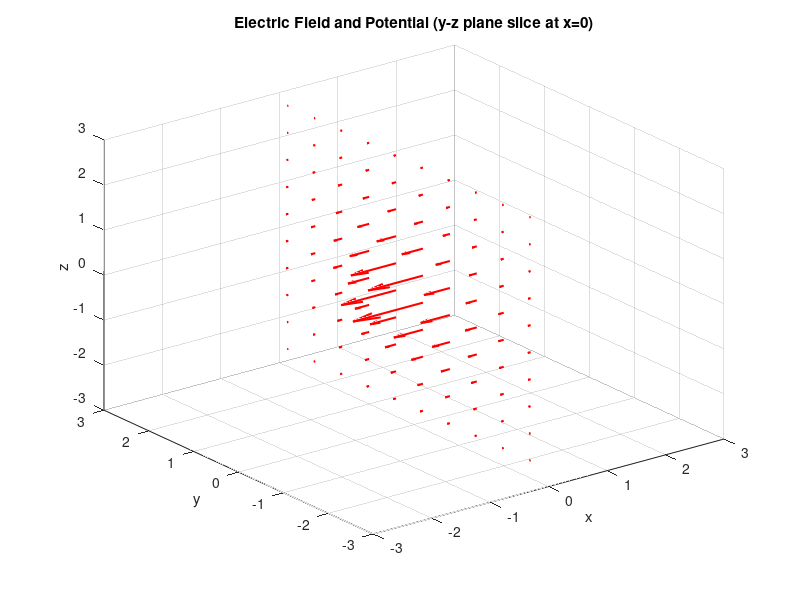
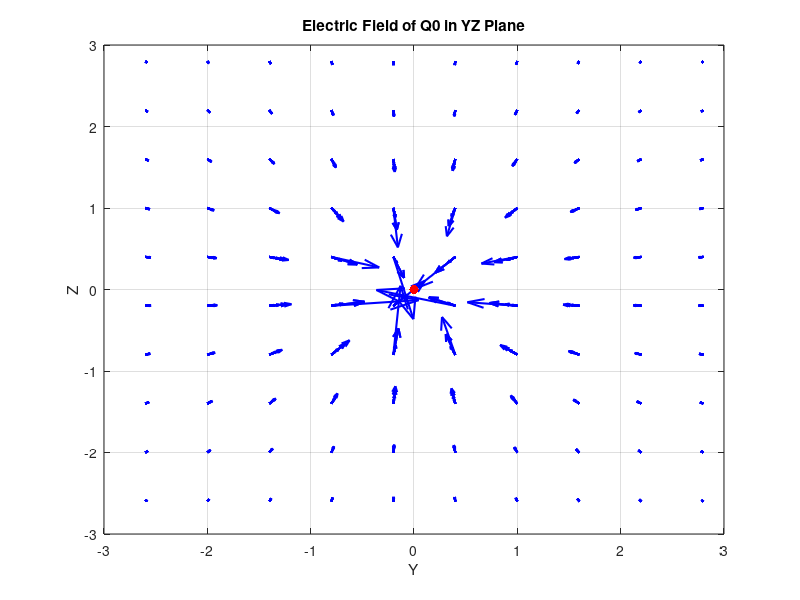
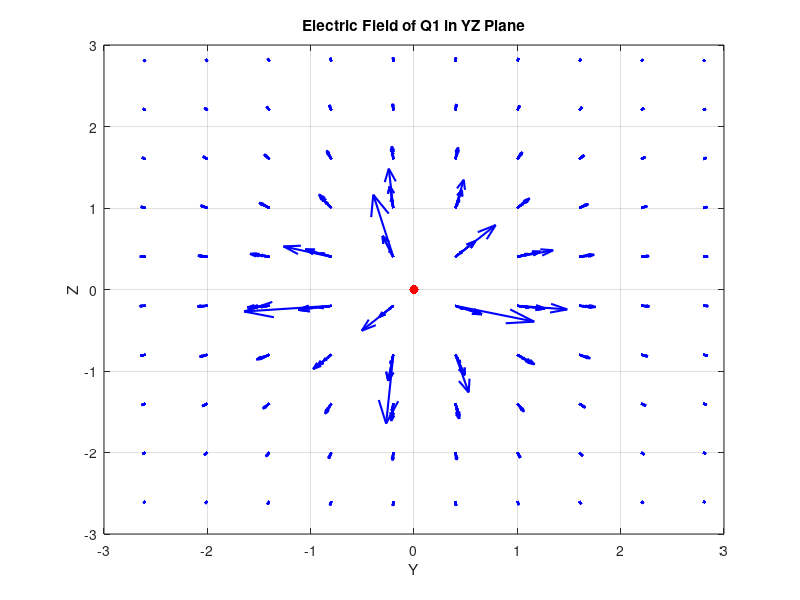

These figures' MATLAB source, in order:
% Define physical constants and charge parameters
Q0 = -1;                              % Charge magnitude (-1 C)
Q1 = 1;                               % Charge magnitude (1 C)
epsilon0 = 8.85e-12;                  % Permittivity of free space (F/m)
k0 = Q0 / (4 * pi * epsilon0);        % Coulomb's constant times charge
k1 = Q1 / (4 * pi * epsilon0);        % Coulomb's constant times charge

% Charge positions
x0 = -1;  y0 = 0;  z0 = 0;           % First charge at (-1,0,0)
x1 = 1;   y1 = 0;  z1 = 0;           % Second charge at (1,0,0)

% Create a 3D grid for field calculation
gx = -5:0.5:5;                        % X grid points from -5 to 5 with step 0.5
gy = -5:0.6:5;                        % Y grid points from -5 to 5 with step 0.6
gz = -5:0.6:5;                        % Z grid points from -5 to 5 with step 0.6
[x, y, z] = meshgrid(gx, gy, gz);     % Create 3D grid matrices

% Compute distances from each charge
r0 = sqrt((x - x0).^2 + (y - y0).^2 + (z - z0).^2);    % Distance from charge 1
r1 = sqrt((x - x1).^2 + (y - y1).^2 + (z - z1).^2);    % Distance from charge 2

% Compute electric potential from each charge
V0 = k0 ./ r0;                        % Potential due to charge 1
V1 = k1 ./ r1;                        % Potential due to charge 2
V_total = V0 + V1;                    % Superposition principle: total potential

% Compute electric field components using the negative gradient of V_total
[Ex, Ey, Ez] = gradient(-V_total, 0.5, 0.6, 0.6);
[Ex0, Ey0, Ez0] = gradient(-V0, 0.5, 0.6, 0.6);
[Ex1, Ey1, Ez1] = gradient(-V1, 0.5, 0.6, 0.6);

% Find the index where x = 0
lengthg = length(gx);
pos_0 = (lengthg + 1) / 2;           % Middle index for x = 0 plane

% === 3D Visualization: Potential Slices and Full Electric Field ===
figure(1)
quiver3(x(:, pos_0, :), y(:, pos_0, :), z(:, pos_0, :), ...
        Ex(:, pos_0, :), Ey(:, pos_0, :), Ez(:, pos_0, :), ...
        1.5, 'r', 'linewidth', 1.5);
xlim([-3,3]); ylim([-3,3]); zlim([-3,3]);
xlabel('x'); ylabel('y'); zlabel('z');
title('Electric Field and Potential (y-z plane slice at x=0)');
grid on;

% === 2D Visualization: Potential Slices and Electric Field ===
figure(2)
quiver(y, z, Ey0, Ez0, 1.5, 'b', 'linewidth', 1.5);
hold on
plot(y0, z0, 'r.', 'MarkerSize', 20);
xlabel('Y'); 
ylabel('Z');
title('Electric Field of Q0 in YZ Plane');
grid on;
axis([-3 3 -3 3]);

figure(3)
quiver(y, z, Ey1, Ez1, 1.5, 'b', 'linewidth', 1.5);
hold on
plot(y1, z1, 'r.', 'MarkerSize', 20);
xlabel('Y'); 
ylabel('Z');
title('Electric Field of Q1 in YZ Plane');
grid on;
axis([-3 3 -3 3]);
